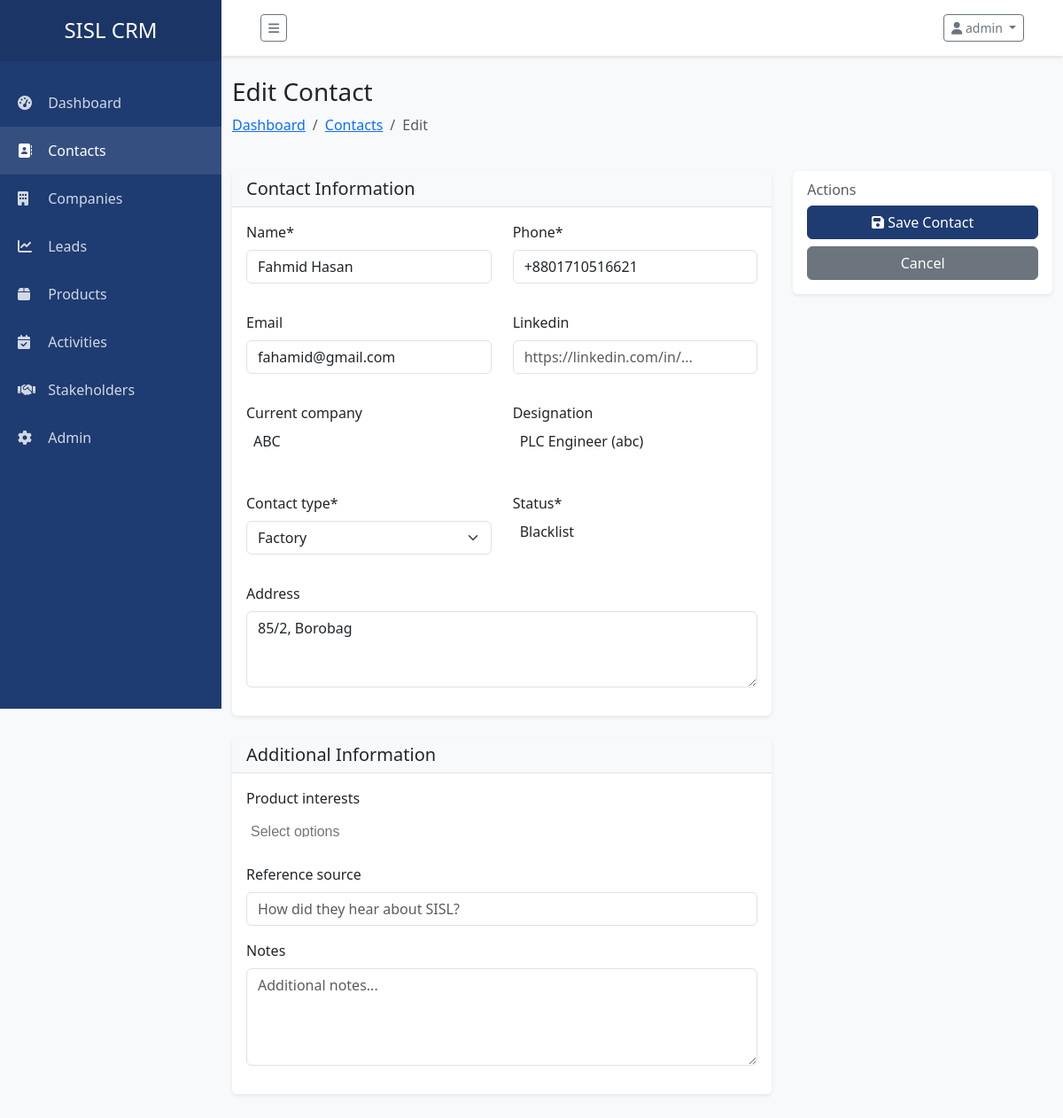
/contacts/676150e6-4721-41dd-9a88-abb994cc4f58/edit/ (signed in), run on the app's committed database.
### crm/models.py (models this page shows, shortened)
class TimestampedModel(models.Model):
    created_at = models.DateTimeField(auto_now_add=True)
    updated_at = models.DateTimeField(auto_now=True)
    created_by = models.ForeignKey(
        User,
        related_name='%(class)s_created',
        on_delete=models.SET_NULL,
        null=True,
        blank=True
    )
    updated_by = models.ForeignKey(
        User,
        related_name='%(class)s_updated',
        on_delete=models.SET_NULL,
        null=True,
        blank=True
    )
    class Meta:
        abstract = True

class SoftDeleteModel(models.Model):
    is_deleted = models.BooleanField(default=False)
    deleted_at = models.DateTimeField(null=True, blank=True)
    deleted_by = models.ForeignKey(
        User,
        related_name='%(class)s_deleted',
        on_delete=models.SET_NULL,
        null=True,
        blank=True
    )
    class Meta:
        abstract = True

class Contact(TimestampedModel, SoftDeleteModel):
    id = models.UUIDField(primary_key=True, default=uuid.uuid4, editable=False)
    name = models.CharField(max_length=255)
    phone = models.CharField(max_length=20, db_index=True)
    email = models.EmailField(blank=True, db_index=True)
    designation = models.ForeignKey(Designation, on_delete=models.SET_NULL, null=True, blank=True)
    current_company = models.ForeignKey(
        Company,
        related_name='current_employees',
        on_delete=models.SET_NULL,
        null=True,
        blank=True
    )
    contact_type = models.CharField(max_length=50, choices=[
        ('head_office', 'Head Office'),
        ('factory', 'Factory'),
        ('branch', 'Branch Office'),
    ], default='head_office')
    status = models.ForeignKey(ContactStatus, on_delete=models.SET_NULL, null=True)
    linkedin = models.URLField(blank=True)
    address = models.TextField(blank=True)
    product_interests = models.ManyToManyField(ProductCategory, blank=True)
    reference_source = models.CharField(max_length=255, blank=True)
    notes = models.TextField(blank=True)
    class Meta:
        ordering = ['name']
        indexes = [
            models.Index(fields=['phone']),
            models.Index(fields=['email']),
            models.Index(fields=['current_company', 'name']),
        ]

class Company(TimestampedModel, SoftDeleteModel):
    id = models.UUIDField(primary_key=True, default=uuid.uuid4, editable=False)
    name = models.CharField(max_length=255)
    industry = models.ForeignKey(Industry, on_delete=models.SET_NULL, null=True, blank=True)
    website = models.URLField(blank=True)
    phone = models.CharField(max_length=20, blank=True)
    email = models.EmailField(blank=True)
    address = models.TextField(blank=True)
    zone = models.ForeignKey(Zone, on_delete=models.SET_NULL, null=True, blank=True)
    company_size = models.CharField(max_length=50, blank=True, choices=[
        ('1-10', '1-10 employees'),
        ('11-50', '11-50 employees'),
        ('51-200', '51-200 employees'),
        ('201-500', '201-500 employees'),
        ('500+', '500+ employees'),
    ])
    annual_revenue = models.DecimalField(max_digits=15, decimal_places=2, null=True, blank=True)
    tax_id = models.CharField(max_length=50, blank=True)
    bank_name = models.CharField(max_length=100, blank=True)
    bank_account = models.CharField(max_length=50, blank=True)
    bank_branch = models.CharField(max_length=100, blank=True)
    notes = models.TextField(blank=True)
    class Meta:
        verbose_name_plural = 'Companies'
        ordering = ['name']
    def __str__(self):
        return self.name

class Designation(models.Model):
    name = models.CharField(max_length=100, unique=True)
    department = models.CharField(max_length=100, blank=True)
    level = models.IntegerField(default=0, help_text='Seniority level')
    is_active = models.BooleanField(default=True)
    class Meta:
        ordering = ['level', 'name']
    def __str__(self):
        return f"{self.name} ({self.department})" if self.department else self.name

class ContactStatus(models.Model):
    id = models.UUIDField(primary_key=True, default=uuid.uuid4, editable=False)
    name = models.CharField(max_length=50, unique=True)
    color = models.CharField(max_length=20, default='gray')
    order = models.IntegerField(default=0, help_text="Order for display in dropdowns")  # <-- add this
    is_active = models.BooleanField(default=True)
    class Meta:
        ordering = ['order', 'name']
    def __str__(self):
        return self.name

### crm/views.py (the view, shortened to what this page needs)
# urls.py: path('contacts/<uuid:pk>/edit/', views.ContactUpdateView.as_view(), name='contact_update'),
class ContactUpdateView(LoginRequiredMixin, SuccessMessageMixin, UpdateView):
    model = Contact
    form_class = ContactForm
    template_name = 'crm/contacts/form.html'
    success_message = "Contact updated successfully"
    def get_queryset(self):
        return Contact.objects.filter(is_deleted=False)

### templates/crm/contacts/form.html (shortened to what this page needs)
{% extends 'base.html' %}
{% load crispy_forms_tags %}
{% block content %}
<div class="row mb-4">
    <div class="col-12">
        <h1 class="h3">{% if object %}Edit Contact{% else %}New Contact{% endif %}</h1>
        <nav aria-label="breadcrumb">
            <ol class="breadcrumb">
                <li class="breadcrumb-item"><a href="{% url 'crm:dashboard' %}">Dashboard</a></li>
                <li class="breadcrumb-item"><a href="{% url 'crm:contact_list' %}">Contacts</a></li>
                <li class="breadcrumb-item active">{% if object %}Edit{% else %}New{% endif %}</li>
            </ol>
        </nav>
    </div>
</div>
<form method="post" class="needs-validation" novalidate>
    <div class="row">
        <div class="col-md-8">
            <div class="card mb-4">
                <div class="card-header">
                    <h5 class="card-title mb-0">Contact Information</h5>
                </div>
                <div class="card-body">
                    <div class="row">
                        <div class="col-md-6 mb-3">
                            {{ form.name|as_crispy_field }}
                        </div>
                        <div class="col-md-6 mb-3">
                            {{ form.phone|as_crispy_field }}
                        </div>
                    </div>
                    <div class="row">
                        <div class="col-md-6 mb-3">
                            {{ form.email|as_crispy_field }}
                        </div>
                        <div class="col-md-6 mb-3">
                            {{ form.linkedin|as_crispy_field }}
                        </div>
                    </div>
                    <div class="row">
                        <div class="col-md-6 mb-3">
                            {{ form.current_company|as_crispy_field }}
                        </div>
                        <div class="col-md-6 mb-3">
                            {{ form.designation|as_crispy_field }}
                        </div>
                    </div>
                    <div class="row">
                        <div class="col-md-6 mb-3">
                            {{ form.contact_type|as_crispy_field }}
                        </div>
                        <div class="col-md-6 mb-3">
                            {{ form.status|as_crispy_field }}
                        </div>
                    </div>
                    <div class="mb-3">
                        {{ form.address|as_crispy_field }}
                    </div>
                </div>
            </div>
            <div class="card">
                <div class="card-header">
                    <h5 class="card-title mb-0">Additional Information</h5>
                </div>
                <div class="card-body">
                    <div class="mb-3">
                        {{ form.product_interests|as_crispy_field }}
                    </div>
                    <div class="mb-3">
                        {{ form.reference_source|as_crispy_field }}
                    </div>
                    <div class="mb-3">
                        {{ form.notes|as_crispy_field }}
                    </div>
                </div>
            </div>
        </div>
        <div class="col-md-4">
            <div class="card mb-4">
                <div class="card-body">
                    <h6 class="card-subtitle mb-2 text-muted">Actions</h6>
                    <button type="submit" class="btn btn-primary w-100 mb-2">
                        <i class="fas fa-save"></i> Save Contact
                    </button>
                    <a href="{% if object %}{% url 'crm:contact_detail' object.id %}{% else %}{% url 'crm:contact_list' %}{% endif %}"
                       class="btn btn-secondary w-100">
                        Cancel
                    </a>
                </div>
            </div>
        </div>
    </div>
</form>
{% endblock %}

### templates/base.html (shortened to what this page needs)
<!DOCTYPE html>
<html lang="en">
<head>
    <link href="https://cdn.jsdelivr.net/npm/bootstrap@5.3.0/dist/css/bootstrap.min.css" rel="stylesheet">
    <link rel="stylesheet" href="https://cdnjs.cloudflare.com/ajax/libs/font-awesome/6.4.0/css/all.min.css">
    <link href="https://cdn.jsdelivr.net/npm/select2@4.1.0-rc.0/dist/css/select2.min.css" rel="stylesheet" />
    <link href="https://cdn.jsdelivr.net/npm/select2-bootstrap-5-theme@1.3.0/dist/select2-bootstrap-5-theme.min.css" rel="stylesheet" />
</head>
<body>
    <nav class="sidebar" id="sidebar">
        <div class="sidebar-header">
            <h3>SISL CRM</h3>
        </div>
        <ul class="components">
            <li class="{% if request.resolver_match.url_name == 'dashboard' %}active{% endif %}">
                <a href="{% url 'crm:dashboard' %}">
                    <i class="fas fa-tachometer-alt"></i>
                    Dashboard
                </a>
            </li>
            <li class="{% if 'contact' in request.resolver_match.url_name %}active{% endif %}">
                <a href="{% url 'crm:contact_list' %}">
                    <i class="fas fa-address-book"></i>
                    Contacts
                </a>
            </li>
            <li class="{% if 'company' in request.resolver_match.url_name %}active{% endif %}">
                <a href="{% url 'crm:company_list' %}">
                    <i class="fas fa-building"></i>
                    Companies
                </a>
            </li>
            <li class="{% if 'lead' in request.resolver_match.url_name %}active{% endif %}">
                <a href="{% url 'crm:lead_list' %}">
                    <i class="fas fa-chart-line"></i>
                    Leads
                </a>
            </li>
            <li class="{% if 'product' in request.resolver_match.url_name %}active{% endif %}">
                <a href="{% url 'crm:product_list' %}">
                    <i class="fas fa-box"></i>
                    Products
                </a>
            </li>
            <li class="{% if 'activity' in request.resolver_match.url_name %}active{% endif %}">
                <a href="{% url 'crm:activity_list' %}">
                    <i class="fas fa-calendar-check"></i>
                    Activities
                </a>
            </li>
            <li class="{% if 'stakeholder' in request.resolver_match.url_name %}active{% endif %}">
                <a href="{% url 'crm:stakeholder_list' %}">
                    <i class="fas fa-handshake"></i>
                    Stakeholders
                </a>
            </li>
            {% if user.is_staff %}
            <li>
                <a href="{% url 'admin:index' %}">
                    <i class="fas fa-cog"></i>
                    Admin
                </a>
            </li>
            {% endif %}
        </ul>
    </nav>
    <div class="content">
        <nav class="navbar navbar-custom">
            <div class="container-fluid">
                <button type="button" id="sidebarCollapse" class="btn btn-sm btn-outline-secondary">
                    <i class="fas fa-bars"></i>
                </button>
                <div class="ms-auto d-flex align-items-center">
                    <div class="dropdown">
                        <button class="btn btn-sm btn-outline-secondary dropdown-toggle" type="button" data-bs-toggle="dropdown">
                            <i class="fas fa-user"></i> {{ user.get_full_name|default:user.username }}
                        </button>
                    </div>
                </div>
            </div>
        </nav>
        <main class="container-fluid py-4">
            {% block content %}{% endblock %}
        </main>
    </div>
</body>
</html>

### templates/base.html (style rules this page uses)
:root { --primary-color: #1e3c72; --secondary-color: #2a5298; --success-color: #28a745; --danger-color: #dc3545; --warning-color: #ffc107; --sidebar-width: 250px; }
body { background-color: #f8f9fa; }
.sidebar { width: var(--sidebar-width); min-height: 100vh; background-color: var(--primary-color); position: fixed; top: 0; left: 0; z-index: 100; transition: all 0.3s; }
.sidebar .sidebar-header { padding: 20px; background: rgba(0, 0, 0, 0.1); text-align: center; }
.sidebar .sidebar-header h3 { color: white; margin: 0; font-size: 1.5rem; }
.sidebar ul.components { padding: 20px 0; list-style: none; }
.sidebar ul li a { padding: 15px 20px; font-size: 1rem; display: block; color: rgba(255, 255, 255, 0.8); text-decoration: none; transition: all 0.3s; }
.sidebar ul li a:hover, .sidebar ul li.active > a { color: white; background: rgba(255, 255, 255, 0.1); }
.sidebar ul li a i { margin-right: 10px; width: 20px; }
.content { width: calc(100% - var(--sidebar-width)); margin-left: var(--sidebar-width); min-height: 100vh; transition: all 0.3s; }
.navbar-custom { background-color: white; box-shadow: 0 2px 4px rgba(0,0,0,.1); padding: 1rem 2rem; }
.card { border: none; box-shadow: 0 0.125rem 0.25rem rgba(0, 0, 0, 0.075); margin-bottom: 1.5rem; }
.card-header { background-color: #f8f9fa; border-bottom: 1px solid #dee2e6; font-weight: 600; }
.btn-primary { background-color: var(--primary-color); border-color: var(--primary-color); }

### data on the page
Contact: name "Fahmid Hasan", phone "+8801710516621", email "fahamid@gmail.com", current_company|as_crispy_field "Current company", designation|as_crispy_field "Designation", contact_type "Factory", status|as_crispy_field "Status *", address "85/2, Borobag", product_interests|as_crispy_field "Product interests"

### other printed values
{{ user.get_full_name|default:user.username }} "admin"
